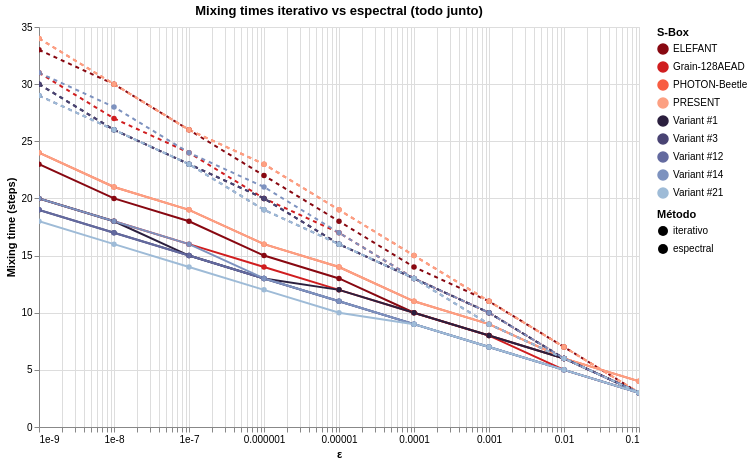

Notebook cell for this chart:
### Code cell
chart_spec = compare_mixing_times_spectrals_altair(
    specs,
    epsilons=[10**(-i) for i in range(1,10)],
    max_steps=10000,
    log_scale=True,
)
chart_spec

### Figure 1 — Vega-Lite specification as saved in the notebook (floating-point values rounded to 4 significant figures; data arrays with more than 128 entries replaced by an {"elided": "..."} marker saying what was removed)
{"config": {"view": {"continuousWidth": 300, "continuousHeight": 300}}, "data": {"name": "data-4859167af2123ff802163e59fd4705e5"}, "mark": {"type": "line", "point": true}, "encoding": {"color": {"field": "S-Box", "legend": {"title": "S-Box"}, "scale": {"domain": ["ELEFANT", "Grain-128AEAD", "PHOTON-Beetle", "PRESENT", "Variant #1", "Variant #3", "Variant #12", "Variant #14", "Variant #21"], "range": ["#880811", "#d01d1f", "#f85d42", "#fca082", "#2b1f3e", "#494373", "#636a9f", "#7d92bf", "#9ebbd7"]}, "type": "nominal"}, "strokeDash": {"field": "Método", "legend": {"title": "Método"}, "scale": {"domain": ["iterativo", "espectral"], "range": [[], [4, 4]]}, "type": "nominal"}, "tooltip": [{"field": "S-Box", "type": "nominal"}, {"field": "Método", "type": "nominal"}, {"field": "ε", "type": "quantitative"}, {"field": "Mixing time", "type": "quantitative"}], "x": {"field": "ε", "scale": {"type": "log"}, "title": "ε", "type": "quantitative"}, "y": {"field": "Mixing time", "title": "Mixing time (steps)", "type": "quantitative"}}, "height": 400, "params": [{"name": "param_12", "select": {"type": "interval", "encodings": ["x", "y"]}, "bind": "scales"}], "title": "Mixing times iterativo vs espectral (todo junto)", "width": 600, "$schema": "https://vega.github.io/schema/vega-lite/v5.20.1.json", "datasets": {"data-4859167af2123ff802163e59fd4705e5": {"elided": "162 records"}}}
